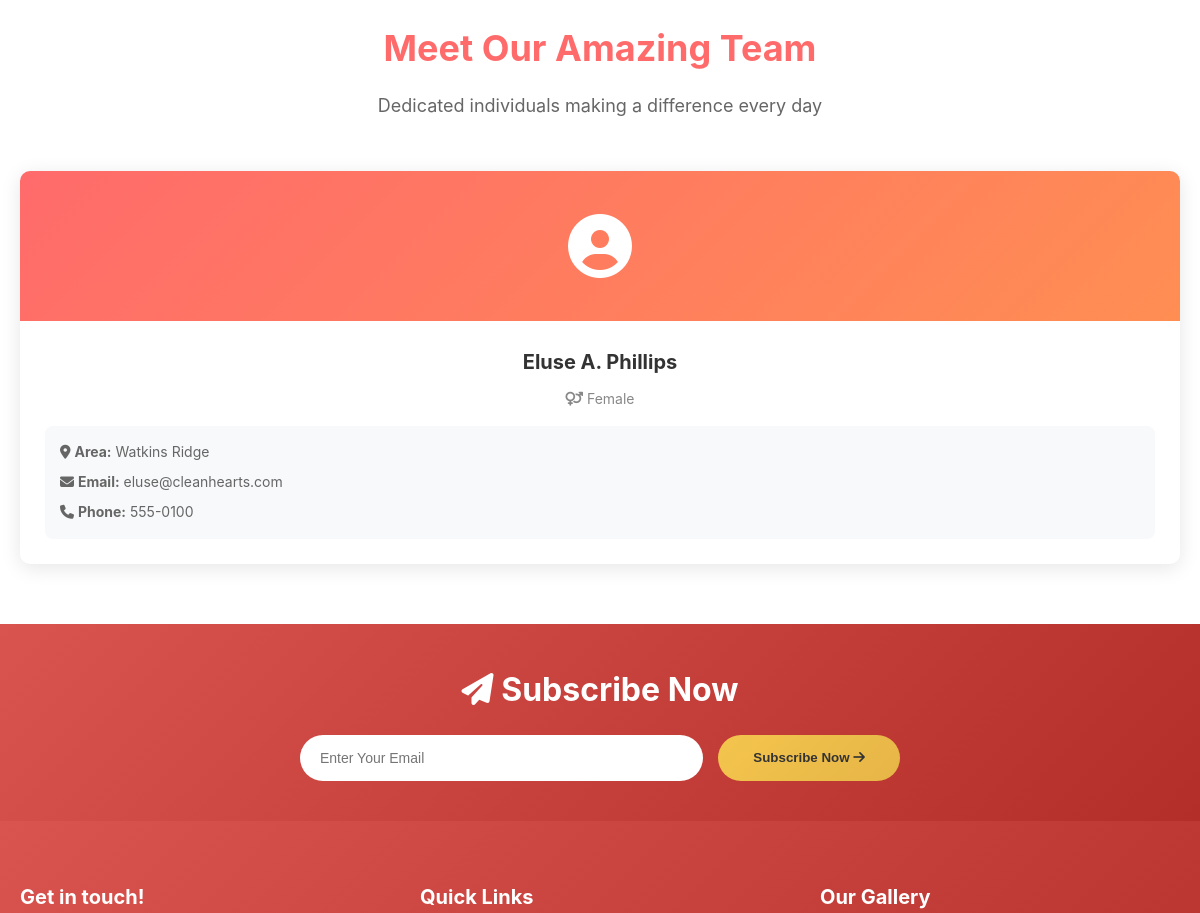
The page /pages/volunteers.php (middle part) on the database as committed earlier.
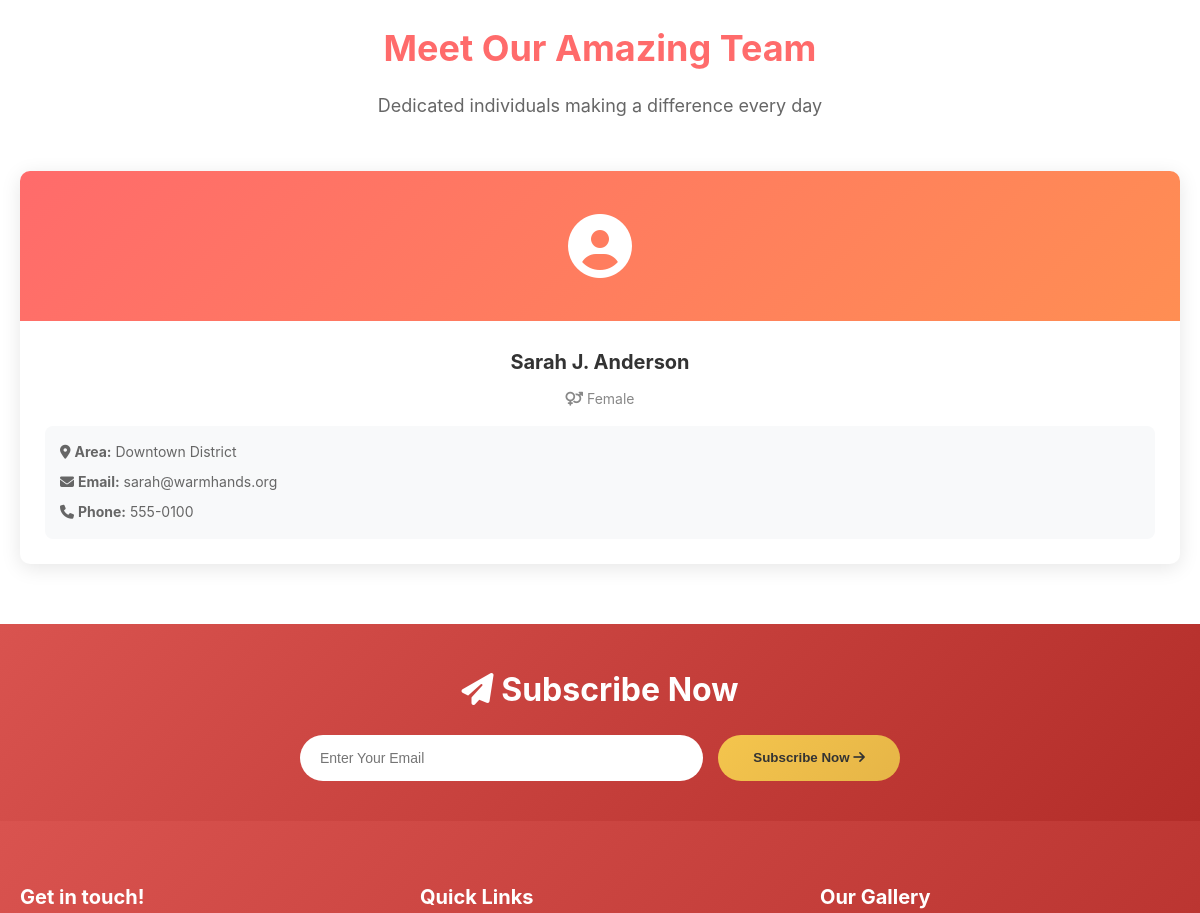
The same page on the database as committed later.
### tables this page shows
CREATE TABLE VOLUNTEERS (
    Volunteer_ID INT PRIMARY KEY AUTO_INCREMENT,
    Vol_Name VARCHAR(255) NOT NULL,
    Email VARCHAR(255) UNIQUE,
    Phone VARCHAR(50),
    Gender ENUM('Male', 'Female'),
    Area_Assigned VARCHAR(100),
    Created_At TIMESTAMP DEFAULT CURRENT_TIMESTAMP
);

### pages/volunteers.php (the view, shortened to what this page needs)
<?php
require_once '../includes/header.php';
$volunteers_query = "SELECT * FROM VOLUNTEERS ORDER BY Vol_Name";
$volunteers_result = mysqli_query($conn, $volunteers_query);
?>
<div class="container">
    <div style="text-align: center; margin-bottom: 50px;">
        <h2 style="font-size: 36px; color: #ff6b6b; margin-bottom: 15px;">Meet Our Amazing Team</h2>
        <p style="font-size: 18px; color: #666;">Dedicated individuals making a difference every day</p>
    </div>
    <div style="display: grid; grid-template-columns: repeat(auto-fit, minmax(280px, 1fr)); gap: 30px;">
        <?php while ($volunteer = mysqli_fetch_assoc($volunteers_result)): ?>
        <div style="background: white; border-radius: 10px; box-shadow: 0 4px 20px rgba(0,0,0,0.1); overflow: hidden; text-align: center;">
            <div style="height: 150px; background: linear-gradient(135deg, #ff6b6b, #ff8e53); display: flex; align-items: center; justify-content: center; color: white; font-size: 64px;">
                <i class="fas fa-user-circle"></i>
            </div>
            <div style="padding: 25px;">
                <h3 style="color: #333; margin-bottom: 10px; font-size: 20px;"><?php echo htmlspecialchars($volunteer['Vol_Name']); ?></h3>
                <p style="color: #888; font-size: 14px; margin-bottom: 15px;">
                    <i class="fas fa-venus-mars"></i> <?php echo $volunteer['Gender']; ?>
                </p>
                <div style="text-align: left; background: #f8f9fa; padding: 15px; border-radius: 8px;">
                    <p style="color: #666; font-size: 14px; margin-bottom: 8px;">
                        <i class="fas fa-map-marker-alt"></i> <strong>Area:</strong> <?php echo htmlspecialchars($volunteer['Area_Assigned']); ?>
                    </p>
                    <p style="color: #666; font-size: 14px; margin-bottom: 8px;">
                        <i class="fas fa-envelope"></i> <strong>Email:</strong> <?php echo htmlspecialchars($volunteer['Email']); ?>
                    </p>
                    <p style="color: #666; font-size: 14px;">
                        <i class="fas fa-phone"></i> <strong>Phone:</strong> <?php echo htmlspecialchars($volunteer['Phone']); ?>
                    </p>
                </div>
            </div>
        </div>
        <?php endwhile; ?>
    </div>
</div>
<?php require_once '../includes/footer.php'; ?>

Rows that differ between the two databases and show on the page:
changed volunteers "Female": Vol_Name "Eluse A. Phillips" → "Sarah J. Anderson"; Area_Assigned "Watkins Ridge" → "Downtown District"; Email "eluse@cleanhearts.com" → "sarah@warmhands.org"
